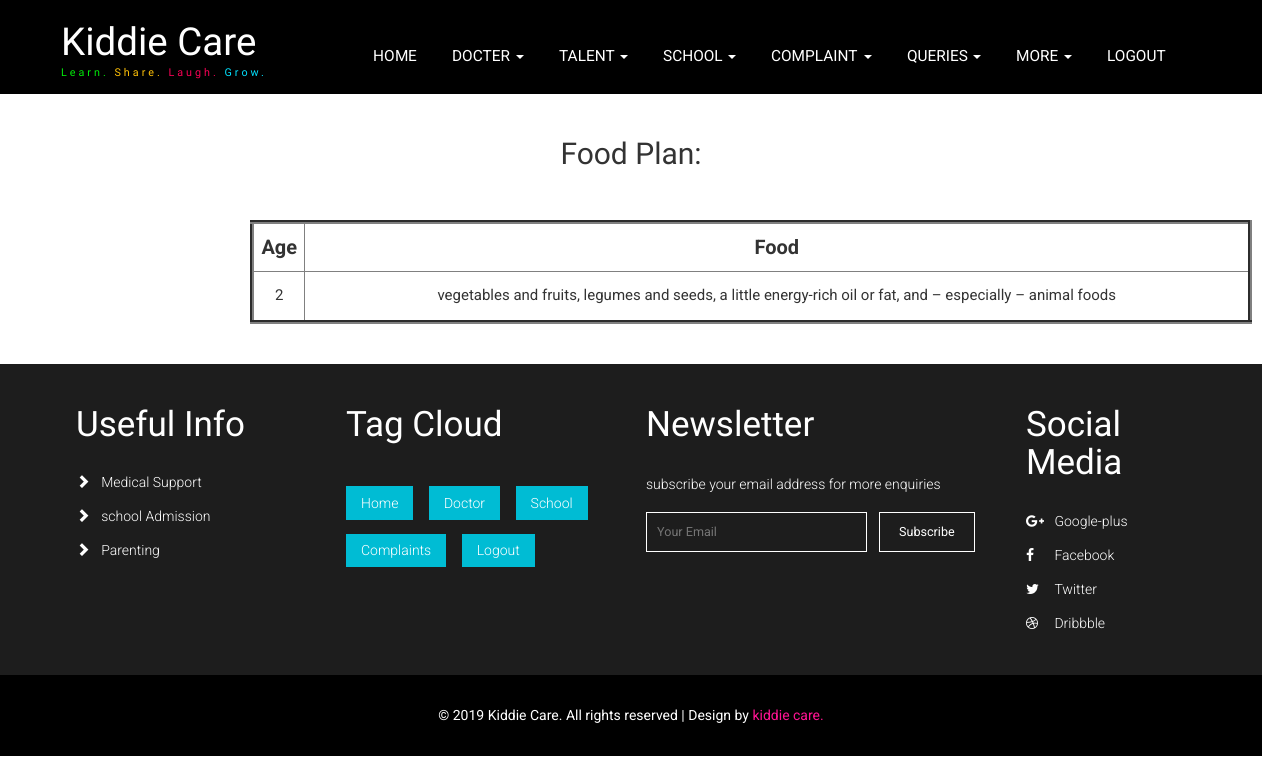
Screenshot of /uhealthview (signed in) with the database file from the repository.
### kiddiecloud/models.py (models this page shows)
class AddHealthyDiet(db.Model):
    id = db.Column(db.Integer, primary_key=True)
    user = db.Column(db.String(200))
    age = db.Column(db.String(200), nullable=False)
    food = db.Column(db.String(200), nullable=False)

### kiddiecloud/routes.py (the view)
@app.route('/uhealthview')
@login_required
def uhealthview():
    tasks = AddHealthyDiet.query.all()
    return render_template("uhealthview.html",tasks = tasks)

### kiddiecloud/models.py (called while the page is built)
@login_manager.user_loader
def load_user(id):
    return User.query.get(int(id))

### kiddiecloud/templates/uhealthview.html
{% extends 'user_layout.html' %}
{% block content %}
<br><br>
<h2><center>Food Plan:</center></h2>
    <table border="4" style="width:1002px; margin-left:250px; text-align:center; margin-top: 50px;">
        <tr style="font-weight: bold;height: 50px;font-size: 20px;">
            <td>Age</th>
            <td>Food</th>
        </tr>
        {% for tasks in tasks %}
            <tr style="font-size: 15px;height: 50px;">
                <td>{{ tasks.age }}</td>
                <td>{{ tasks.food }}</td>
            </tr>
        {% endfor %}
    </table>
<br><br>
{% endblock %}

### kiddiecloud/static/css/style.css (style rules this page uses)
body { margin:0; font-family: 'Roboto', sans-serif; background: #fff; }
h1,h2,h3,h4,h5,h6 { margin:0; font-family: 'Yanone Kaffeesatz', sans-serif; }

### rows the page displays
AddHealthyDiet: age "2", food "vegetables and fruits, legumes and seeds, a little energy-rich oil or fat, and – especially – animal foods"
